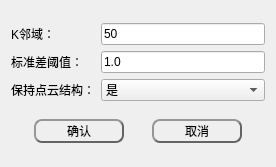
<?xml version="1.0" encoding="UTF-8"?>
<ui version="4.0">
 <class>RemoveOutliersDlgClass</class>
 <widget class="QWidget" name="RemoveOutliersDlgClass">
  <property name="geometry">
   <rect>
    <x>0</x>
    <y>0</y>
    <width>276</width>
    <height>167</height>
   </rect>
  </property>
  <property name="windowTitle">
   <string>离群点移除</string>
  </property>
  <layout class="QGridLayout" name="gridLayout_2">
   <item row="0" column="0">
    <layout class="QGridLayout" name="gridLayout">
     <item row="1" column="1">
      <widget class="QLineEdit" name="Tresh">
       <property name="text">
        <string>1.0</string>
       </property>
      </widget>
     </item>
     <item row="0" column="1">
      <widget class="QLineEdit" name="Knum">
       <property name="text">
        <string>50</string>
       </property>
      </widget>
     </item>
     <item row="1" column="0">
      <widget class="QLabel" name="label_2">
       <property name="text">
        <string>标准差阈值：</string>
       </property>
      </widget>
     </item>
     <item row="0" column="0">
      <widget class="QLabel" name="label">
       <property name="text">
        <string>K邻域：</string>
       </property>
      </widget>
     </item>
     <item row="2" column="0">
      <widget class="QLabel" name="label_5">
       <property name="text">
        <string>保持点云结构：</string>
       </property>
      </widget>
     </item>
     <item row="2" column="1">
      <widget class="QComboBox" name="KeepOrganized">
       <item>
        <property name="text">
         <string>是</string>
        </property>
       </item>
       <item>
        <property name="text">
         <string>否</string>
        </property>
       </item>
      </widget>
     </item>
    </layout>
   </item>
   <item row="1" column="0">
    <layout class="QHBoxLayout" name="horizontalLayout">
     <item>
      <spacer name="horizontalSpacer">
       <property name="orientation">
        <enum>Qt::Horizontal</enum>
       </property>
       <property name="sizeHint" stdset="0">
        <size>
         <width>40</width>
         <height>20</height>
        </size>
       </property>
      </spacer>
     </item>
     <item>
      <widget class="QPushButton" name="btn_ok">
       <property name="minimumSize">
        <size>
         <width>90</width>
         <height>24</height>
        </size>
       </property>
       <property name="styleSheet">
        <string notr="true">QPushButton{
	color: rgb(0, 0, 0);
	background-color: rgba(255, 255, 255,0);
	border:2px outset rgb(100, 100, 100);
	border-radius:8px;
  	text-align: center center;
} 

/*鼠标放在按钮上方*/
QPushButton:hover:enabled {
	background-color: rgba(255, 255, 255,150);
	border:2px outset rgba(100, 100, 100,150);
} 

/*鼠标点击按钮*/
QPushButton:pressed:enabled {
	background-color: rgba(255, 255, 255,255);
	border:4px outset rgba(100, 100, 100,255);
}

QPushButton:enabled{ 
	color: rgb(0, 0, 0);
	background-color: rgba(255, 255, 255,0);
	border:2px outset rgb(100, 100, 100);
}

QPushButton:disabled{ 
	color: rgb(150, 150, 150);
	background-color: rgba(150, 150, 150,0);
	border:2px outset rgb(100, 100, 100);
}</string>
       </property>
       <property name="text">
        <string>确认</string>
       </property>
      </widget>
     </item>
     <item>
      <spacer name="horizontalSpacer_2">
       <property name="orientation">
        <enum>Qt::Horizontal</enum>
       </property>
       <property name="sizeHint" stdset="0">
        <size>
         <width>40</width>
         <height>20</height>
        </size>
       </property>
      </spacer>
     </item>
     <item>
      <widget class="QPushButton" name="btn_cancel">
       <property name="minimumSize">
        <size>
         <width>90</width>
         <height>24</height>
        </size>
       </property>
       <property name="styleSheet">
        <string notr="true">QPushButton{
	color: rgb(0, 0, 0);
	background-color: rgba(255, 255, 255,0);
	border:2px outset rgb(100, 100, 100);
	border-radius:8px;
  	text-align: center center;
} 

/*鼠标放在按钮上方*/
QPushButton:hover:enabled {
	background-color: rgba(255, 255, 255,150);
	border:2px outset rgba(100, 100, 100,150);
} 

/*鼠标点击按钮*/
QPushButton:pressed:enabled {
	background-color: rgba(255, 255, 255,255);
	border:4px outset rgba(100, 100, 100,255);
}

QPushButton:enabled{ 
	color: rgb(0, 0, 0);
	background-color: rgba(255, 255, 255,0);
	border:2px outset rgb(100, 100, 100);
}

QPushButton:disabled{ 
	color: rgb(150, 150, 150);
	background-color: rgba(150, 150, 150,0);
	border:2px outset rgb(100, 100, 100);
}</string>
       </property>
       <property name="text">
        <string>取消</string>
       </property>
      </widget>
     </item>
     <item>
      <spacer name="horizontalSpacer_3">
       <property name="orientation">
        <enum>Qt::Horizontal</enum>
       </property>
       <property name="sizeHint" stdset="0">
        <size>
         <width>40</width>
         <height>20</height>
        </size>
       </property>
      </spacer>
     </item>
    </layout>
   </item>
  </layout>
 </widget>
 <layoutdefault spacing="6" margin="11"/>
 <resources/>
 <connections/>
</ui>
